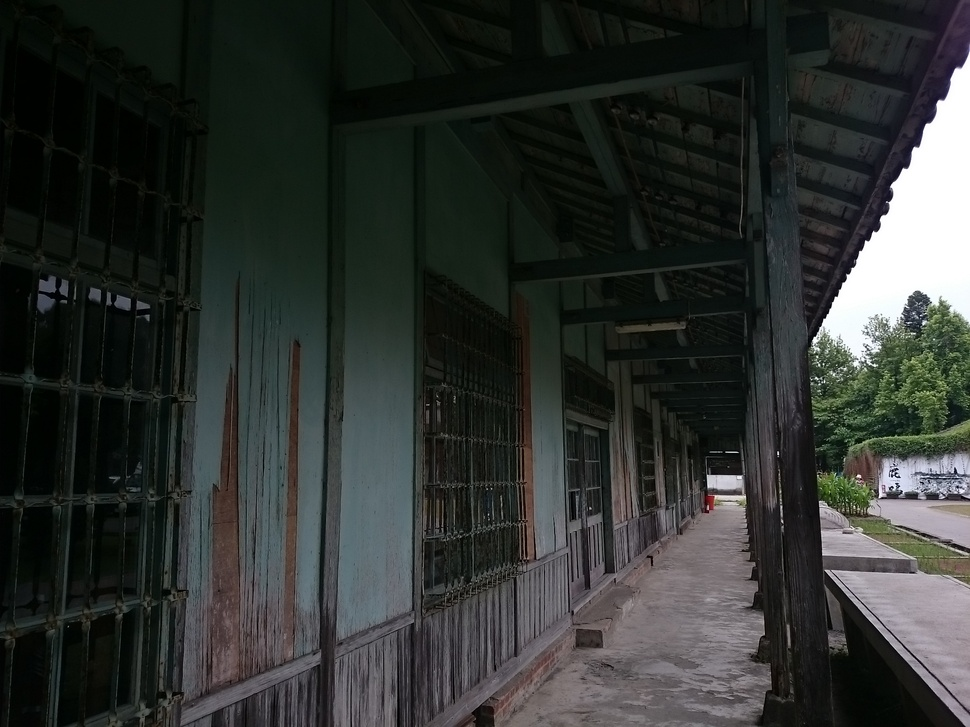
#> input picture proj1/ldr_sample/DSC_0355.JPG, 970 x 727 px, shrunk from 2048 x 1536 before the run
$ python -i panorama.py   (imports and definitions only)   (older library calls are emulated)
#> lines starting #> are read from the running program, lines starting #| are printed output that depends on the picture
#> further down, picture is the input picture: shape (727, 970, 3); mean B, G, R 48.1, 50.9, 47.2
#! /usr/bin/env python
import argparse
import os
import csv
import numpy as np
import cv2
import scipy.spatial.ckdtree as KDTree
import sys
import math
import random
import copy


############################################
#                                          #
# Utility Functions                        #
#                                          #
############################################

def createParser():
    parser = argparse.ArgumentParser(description='Assemble separate images to a panorama')
    parser.add_argument('--path', type=str, default='test/parrington', metavar='PATH', help='path to the directory in which the images to be stitched, as well as a pano.csv are inside (default="test/parrington")')
    parser.add_argument('-o', type=str, default='', metavar='PATH', help='path to output image; if not specified, a "out.jpg" will be outputted in the directory specified in "--path".')
    parser.add_argument('--poisson', action='store_true', default=False, help='perform Poisson blending instead of linear blending, overrides "--constant"')
    parser.add_argument('--constant', type=int, default=-1, metavar='c', help='perform constant-value linear blending with given constant value, assigning a negative number will have it perform normal linear blending (defaultL -1)')
    parser.add_argument('--show-warping', action='store_true', default=False, help='show results right after cylindrical warping')
    parser.add_argument('--show-feature', action='store_true', default=False, help='show feature on images after feature detection')
    parser.add_argument('--show-matching', action='store_true', default=False, help='show matching features after feture matching')
    parser.add_argument('--show-stitch', action='store_true', default=False, help='show intermediate results of image stitching')

    return parser

# [53 lines left out: functions getImageFilename, isBlank, readPanoCSV, not called in this run]

def saveImage(result, path):
    cv2.imwrite(path, result)
############################################
#                                          #
# Parsing arguments                        #
#                                          #
############################################

parser = createParser()
# [1 line not run here, left out]


############################################
#                                          #
# 1. cylindrical projection                #
# 2. feature detection (Harris)            #
# 3. feature matching                      #
# 4. image matching (RANSAC)               #
# 5. image stitching (contains blending)   #
#                                          #
############################################

# [69 lines left out: function cylindricalProjection, not called in this run]


"""
    the descriptor vector will be (2 * size - 1)**2
"""
def harrisDescriptor(image, fPoint, size, useVerticalCoord=False):
    if size < 1:
        print("harrisDescriptor: size must be larger than 1!!")
        exit(1)

    des = []
    for point in fPoint:
        vec = []
        for i in range(point[0] - size + 1, point[0] + size):
            for j in range(point[1] - size + 1, point[1] + size):
                if i < 0 or i >= image.shape[0] or j < 0 or j >= image.shape[1]:
                    vec.append(0)
                else:
                    vec.append(image[i,j])

        # put the vertical coordinate into the descriptor is based on the assumption that the vertical differences between the two feature points should be small
        if useVerticalCoord:
            vec.append(point[0])

        des.append(vec)

    return des


def harrisCornerDetection(image, showResult=False):
    """
    Perform Harris Corner Detection.

    Parameters
    __________
    image : cv2 image
        input image

    showResult : bool
        show features with cv2 viewer

    Returns
    -------
    fPoint : list of 2-tuples
        feature points
    des : 2-d list
        descriptors w.r.t. fPoint

    Implementation
    -------------
    0. declare constants
    1. Harris corner detection algorithm
    1a. perform Sobel operators
    1b. products of derivatives
    1c. pass with Gaussian blur kernels
    1d. derive response map R
    1e. find the highest n percents of points as candidate
    2. remove redundant features
    2a. remove edge features
    2b. remove features due to warping
    2c. max pooling
    3. generate descriptors
    4. (optional) print results
    """
#> called with showResult = False
    # 0. define const.
    # k: empricially 0.04 - 0.06
    k = 0.05
    bestPercent = 10
    distortBufferValue = 5

    grayscale = cv2.cvtColor(image, cv2.COLOR_BGR2GRAY)

    # 1a. x, y derivatives
    # Sobel operators
    I_x = cv2.Sobel(grayscale, cv2.CV_64F, 1, 0, ksize=-1)
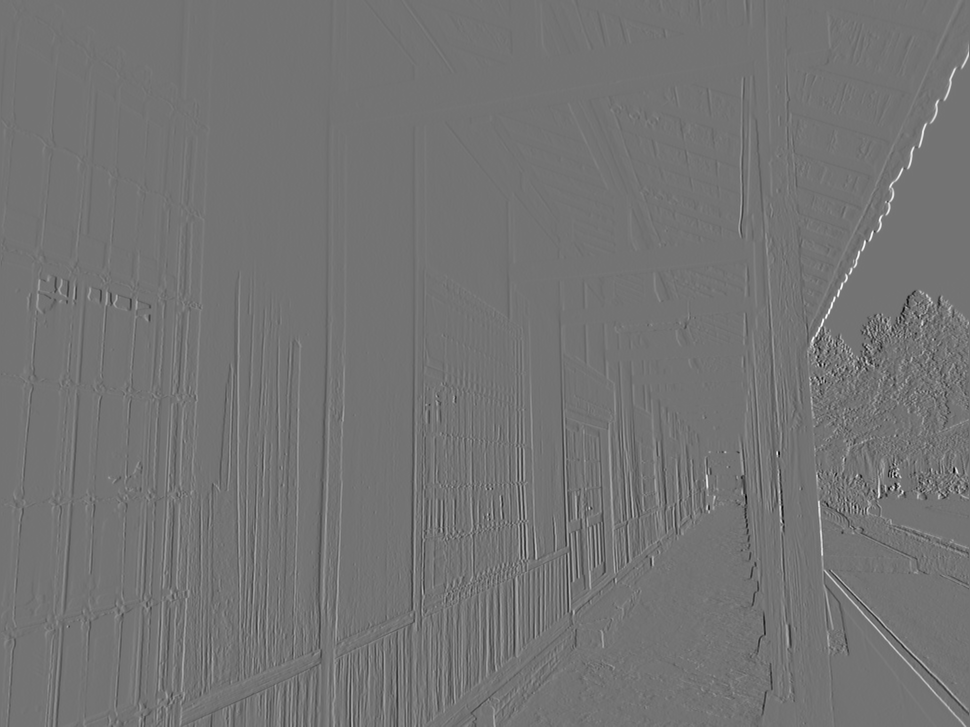
#> I_x: shape (727, 970) float64; min -3339, max 4020, mean 5.3; drawn with min black and max white
    I_y = cv2.Sobel(grayscale, cv2.CV_64F, 0, 1, ksize=-1)

    # 1b. products of derivatives
    I_xx = I_x * I_x
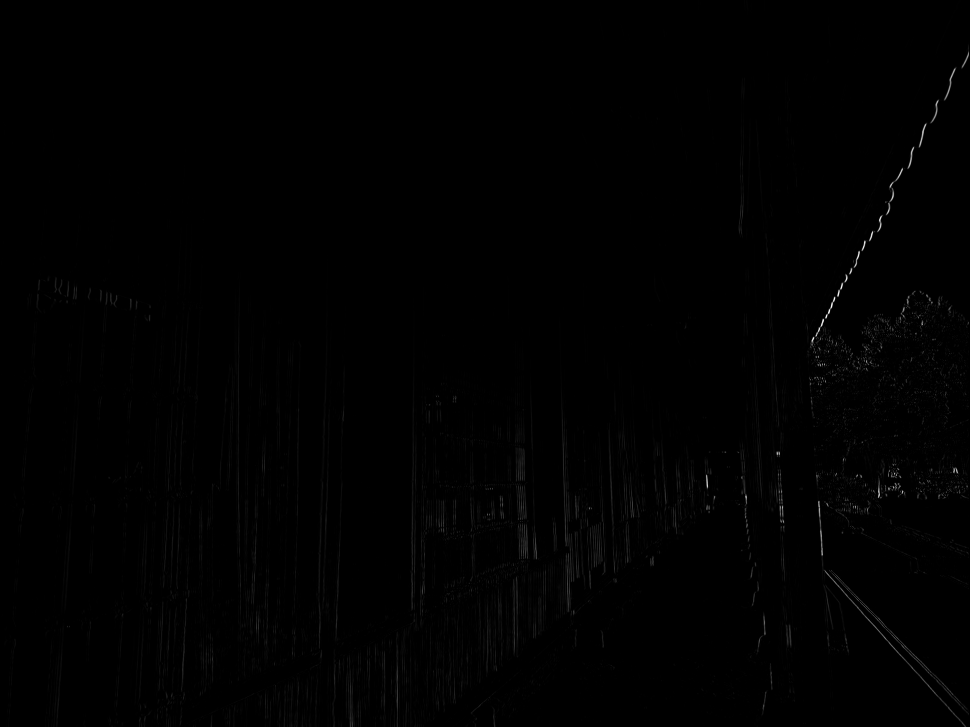
#> I_xx: shape (727, 970) float64; min 0, max 16160400, mean 72300; drawn with min black and max white
    I_yy = I_y * I_y
    I_xy = I_x * I_y

    # 1c. sums of products at each pixel
    S_xx = cv2.GaussianBlur(I_xx, (5, 5), 1.)
    S_yy = cv2.GaussianBlur(I_yy, (5, 5), 1.)
    S_xy = cv2.GaussianBlur(I_xy, (5, 5), 1.)
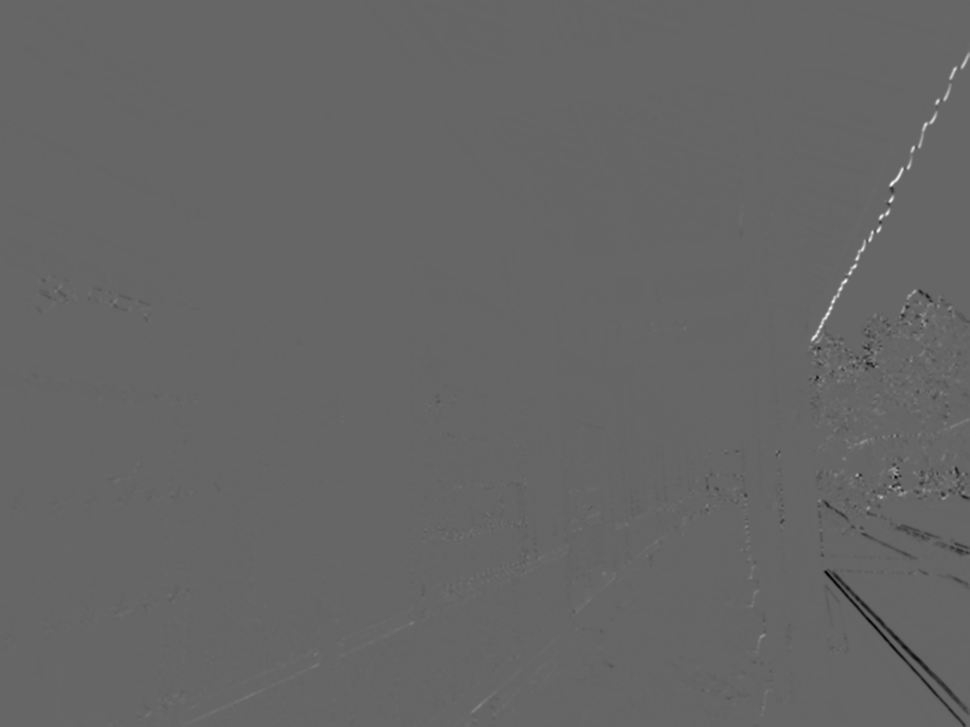
#> S_xy: shape (727, 970) float64; min -2587311, max 3880126.5, mean -1169.1; drawn with min black and max white


    # 1d. response map R

    R = np.zeros(S_xx.shape)
    """
    # Intuitive codes:
    for i in range(R.shape[0]):
        for j in range(R.shape[1]):
            Mij = np.array([[S_xx[i,j], S_xy[i,j]], [S_xy[i,j], S_yy[i,j]]])
            R[i,j] = np.linalg.det(Mij) - k * (np.trace(Mij) ** 2)
    """
    # (1d.) faster codes:
    R = (S_xx * S_yy) - (S_xy * S_xy) - k * (S_xx + S_yy) * (S_xx + S_yy)


    # 1e.
    # find the N largest points as features

    N = int(R.shape[0] * R.shape[1] * 0.01 * bestPercent) # highest i%
#> N = 70519

    arr = abs(R.reshape([R.shape[0] * R.shape[1]]))
    largest = arr.argsort()[-N:][::-1] # argsort: sort corresponding index from lowest to largest; [-N:]: the last N (i.e. largest) elements; [::-1]: reverse ordering
    x = np.floor_divide(largest, R.shape[1])
    y = largest % R.shape[1]
    fPoint = list(zip(x.tolist(), y.tolist()))
#> fPoint = 70519 items

    # 2.
    # 2a. remove edge features
    # 2b. remove features due to cylindrical projection
    maxDistort = 0 # find the largest index that exists blank pixels due to warping
    while np.alltrue(image[maxDistort,0,:] == 0):
        maxDistort += 1
#> this loop made 0 passes
#> after the loop, maxDistort = 0

    tmp = []
    for p in fPoint:
        if p[0] < maxDistort + distortBufferValue or p[1] < 2 or p[0] >= R.shape[0] - maxDistort - distortBufferValue - 1 or p[1] >= R.shape[1] - 2:
            tmp.append(p)
#> this loop made 70519 passes
#> p on passes 1 to 3: (241, 865), (241, 866), (475, 896)
#> after the loop, tmp = 754 pairs, first value 43 to 726, second value 53 to 969
    for p in tmp:
        fPoint.remove(p)
#> this loop made 754 passes
#> p on passes 1 to 3: (55, 968), (498, 968), (56, 968)
#> after the loop, fPoint = 69765 items
    del tmp


    # 2c. 2*2 max pooling
    maxPool = set({})
    for i in range(2,R.shape[0]-1, 2):
        for j in range(2,R.shape[1]-1, 2):
            tmp = [(R[i,j], (i,j)), (R[i+1,j], (i+1,j)), (R[i,j+1], (i,j+1)), (R[i+1, j+1], (i+1, j+1))]
            maxPool.add(max(tmp)[1])
#> after the loop, maxPool = 175208 items

    # 4. show results
    if showResult:
        fPointOld = fPoint
    fPoint = list(maxPool.intersection(set(fPoint)))
#> fPoint = 17216 pairs, first value 52 to 720, second value 5 to 967

    # 3. find descriptors
    des = harrisDescriptor(grayscale, fPoint, 4, useVerticalCoord=True)
#> the loop in harrisDescriptor, `for point in fPoint:` made 17216 passes
#> point on passes 1 to 3: (450, 843), (679, 437), (529, 907)
#> after the loop in harrisDescriptor, `for point in fPoint:`: des = 17216 items
#> des = 17216 items


    # 4. show results
    if showResult:
    # output featured image
        fImage = copy.copy(image)
        for point in fPointOld:
            if point in fPoint:
                fImage[point[0],point[1],0] = 255
                fImage[point[0],point[1],1] = 0
                fImage[point[0],point[1],2] = 0
            else:
                fImage[point[0],point[1],0] = 0
                fImage[point[0],point[1],1] = 255
                fImage[point[0],point[1],2] = 255


        #dst = cv2.cornerHarris(grayscale, 5, 19, 1)

        cv2.imshow('image', fImage)
        cv2.waitKey(0)
        cv2.destroyAllWindows()


    return fPoint, des

# [363 lines left out: functions featureMatching, printFeatureMatchPoints, ransac, imageStitch, not called in this run]


# [55 lines not run here, left out]

>>> import cv2
>>> picture = cv2.imread('../proj1/ldr_sample/DSC_0355.JPG')
>>> result = harrisCornerDetection(picture)
